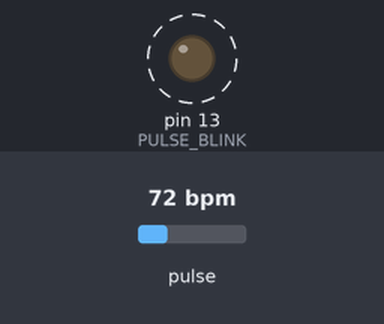
This sketch was run on a simulated Arduino Uno, built with avr-gcc and run on an emulated ATmega328P. Parts: output pins drawn as LEDs (lit = HIGH). Dashed ring = blinking. The inputs (shaded band) are chosen by the test bench; at power-on: pulse 72 bpm. What the sketch prints to the serial monitor is not drawn.

Above: at 1.2 s.
1.3 s: pulse set to 42 bpm
At 3.88 s:
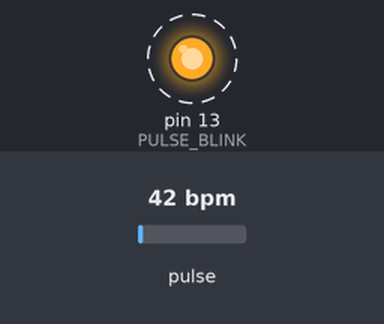
4.0 s: pulse set to 100 bpm
At 5.09 s:
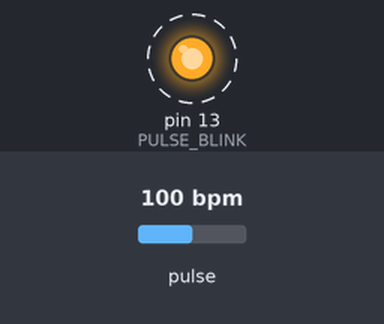
Timing chart, 0 to 13.0 s (numbered marks = the images above; inputs shaded):
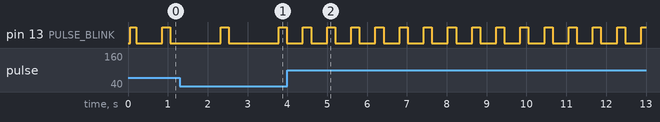

The sketch:

stethophone.ino
```cpp
// (licence header left out)
#define USE_ARDUINO_INTERRUPTS true
#include <PulseSensorPlayground.h>

/*
   The heartbeat data can be viewed in the Serial Plotter which can be accessed under "Tools."
*/
const int OUTPUT_TYPE = SERIAL_PLOTTER;

const int PULSE_INPUT = A0; // Analog input pin connected to purple wire of pulse sensor
const int PULSE_BLINK = 13; // Pin 13 is the on-board LED that should blink when a heartbeat is detected
const int PULSE_FADE = 5; // Smooth fade with each pulse
const int THRESHOLD = 550; // Adjust this number to avoid noise when idle

/*
   All the PulseSensor Playground functions.
*/
PulseSensorPlayground pulseSensor;

void setup() {
  /*
     If you are running into errors with the Serial Monitor not working, make sure that you have the baud rate at 115200 on the Serial Monitor.
  */
  Serial.begin(115200);

  // Configure the PulseSensor manager.

  pulseSensor.analogInput(PULSE_INPUT);
  pulseSensor.blinkOnPulse(PULSE_BLINK);
  pulseSensor.fadeOnPulse(PULSE_FADE);

  pulseSensor.setSerial(Serial);
  pulseSensor.setOutputType(OUTPUT_TYPE);
  pulseSensor.setThreshold(THRESHOLD);

  // Now that everything is ready, start reading the PulseSensor signal.
  if (!pulseSensor.begin()) {
    /*
       PulseSensor initialization failed,
       likely because our particular Arduino platform interrupts
       aren't supported yet.

       If your Sketch hangs here, try PulseSensor_BPM_Alternative.ino,
       which doesn't use interrupts.
    */
    for(;;) {
      // Flash the led to show things didn't work.
      digitalWrite(PULSE_BLINK, LOW);
      delay(50);
      digitalWrite(PULSE_BLINK, HIGH);
      delay(50);
    }
  }
}

void loop() {
  /*
     Wait a bit.
     We don't output every sample, because our baud rate
     won't support that much I/O.
  */
  delay(50);

 // Serial.write(1);

  // write the latest sample to Serial.
  // pulseSensor.outputSample();

  /*
     If a beat has happened since we last checked,
     write the per-beat information to Serial.
   */
  if (pulseSensor.sawStartOfBeat()) {
   // pulseSensor.outputBeat();

   int bpm = pulseSensor.getBeatsPerMinute();
   int ibi = pulseSensor.getInterBeatIntervalMs()/6;


   // Since we have three data points being sent to Max, we need to label them. "a" means BPM. "b" means IBI. "c" means LS.
   Serial.write("a ");
   Serial.write(bpm);
   Serial.print("bpm: ");
   Serial.println(bpm, DEC);
   Serial.write("b ");
   Serial.write(ibi );
   Serial.print("ibi: ");
   Serial.println(ibi, DEC);
  }


  // Even if there is no pulse happening, we still send the LS data. This allows us to recreate the heartbeat signal in Max.
   int ls = pulseSensor.getLatestSample()/5;
   Serial.write("c ");
   Serial.write(ls);
   Serial.print("ls: ");
   Serial.println(ls, DEC);
}
```

Measured:
- after the input at 1.3 s, pin 13 (PULSE_BLINK): alternates HIGH for 0.20 s and LOW for 1.3 s, starting after 1.0 s
- after the input at 4.0 s, pin 13 (PULSE_BLINK): alternates HIGH for 0.20 s and LOW for 0.40 s, starting after 0.39 s
- by itself, pin 13 (PULSE_BLINK): alternates HIGH for 0.18 s and LOW for 0.66 s
